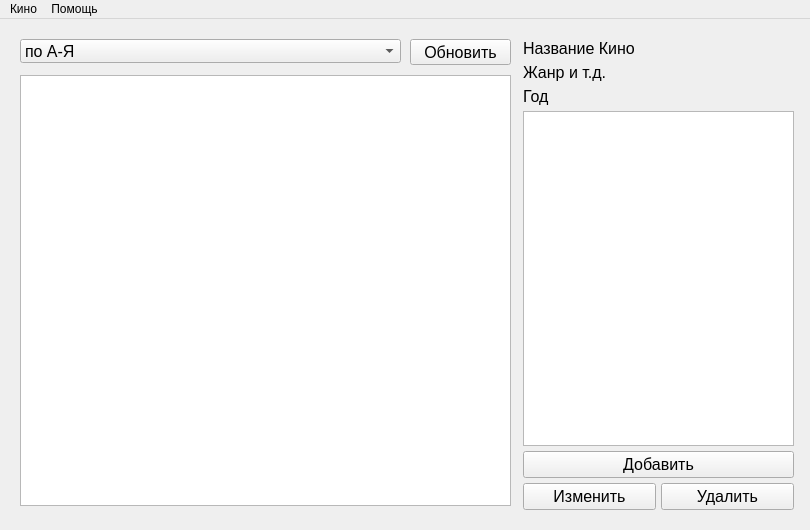
<?xml version="1.0" encoding="UTF-8"?>
<ui version="4.0">
 <class>MainWindow</class>
 <widget class="QMainWindow" name="MainWindow">
  <property name="geometry">
   <rect>
    <x>0</x>
    <y>0</y>
    <width>810</width>
    <height>530</height>
   </rect>
  </property>
  <property name="sizePolicy">
   <sizepolicy hsizetype="Maximum" vsizetype="Maximum">
    <horstretch>0</horstretch>
    <verstretch>0</verstretch>
   </sizepolicy>
  </property>
  <property name="focusPolicy">
   <enum>Qt::NoFocus</enum>
  </property>
  <property name="windowTitle">
   <string>Кинотека</string>
  </property>
  <widget class="QWidget" name="centralwidget">
   <property name="sizePolicy">
    <sizepolicy hsizetype="Fixed" vsizetype="Fixed">
     <horstretch>0</horstretch>
     <verstretch>0</verstretch>
    </sizepolicy>
   </property>
   <widget class="QWidget" name="widget" native="true">
    <property name="geometry">
     <rect>
      <x>10</x>
      <y>10</y>
      <width>791</width>
      <height>491</height>
     </rect>
    </property>
    <property name="sizePolicy">
     <sizepolicy hsizetype="Fixed" vsizetype="Fixed">
      <horstretch>0</horstretch>
      <verstretch>0</verstretch>
     </sizepolicy>
    </property>
    <property name="font">
     <font>
      <family>Arial</family>
      <pointsize>12</pointsize>
     </font>
    </property>
    <widget class="QComboBox" name="sort3">
     <property name="geometry">
      <rect>
       <x>10</x>
       <y>10</y>
       <width>381</width>
       <height>24</height>
      </rect>
     </property>
     <property name="sizePolicy">
      <sizepolicy hsizetype="Fixed" vsizetype="Preferred">
       <horstretch>0</horstretch>
       <verstretch>0</verstretch>
      </sizepolicy>
     </property>
     <property name="font">
      <font>
       <family>Arial</family>
       <pointsize>12</pointsize>
      </font>
     </property>
     <item>
      <property name="text">
       <string>по А-Я</string>
      </property>
     </item>
     <item>
      <property name="text">
       <string>по Я-А</string>
      </property>
     </item>
     <item>
      <property name="text">
       <string>по жанру</string>
      </property>
     </item>
     <item>
      <property name="text">
       <string>по году</string>
      </property>
     </item>
    </widget>
    <widget class="QListWidget" name="listCinema">
     <property name="geometry">
      <rect>
       <x>10</x>
       <y>46</y>
       <width>491</width>
       <height>431</height>
      </rect>
     </property>
     <property name="sizePolicy">
      <sizepolicy hsizetype="Fixed" vsizetype="Expanding">
       <horstretch>0</horstretch>
       <verstretch>0</verstretch>
      </sizepolicy>
     </property>
     <property name="font">
      <font>
       <family>Arial</family>
       <pointsize>12</pointsize>
      </font>
     </property>
    </widget>
    <widget class="QPushButton" name="update_sort">
     <property name="geometry">
      <rect>
       <x>400</x>
       <y>10</y>
       <width>101</width>
       <height>26</height>
      </rect>
     </property>
     <property name="sizePolicy">
      <sizepolicy hsizetype="Fixed" vsizetype="Fixed">
       <horstretch>0</horstretch>
       <verstretch>0</verstretch>
      </sizepolicy>
     </property>
     <property name="text">
      <string>Обновить</string>
     </property>
    </widget>
    <widget class="QWidget" name="layoutWidget">
     <property name="geometry">
      <rect>
       <x>513</x>
       <y>10</y>
       <width>271</width>
       <height>471</height>
      </rect>
     </property>
     <layout class="QVBoxLayout" name="verticalLayout" stretch="0,0,0,0,0,0">
      <property name="spacing">
       <number>5</number>
      </property>
      <property name="sizeConstraint">
       <enum>QLayout::SetDefaultConstraint</enum>
      </property>
      <property name="leftMargin">
       <number>0</number>
      </property>
      <property name="topMargin">
       <number>0</number>
      </property>
      <property name="rightMargin">
       <number>0</number>
      </property>
      <item>
       <widget class="QLabel" name="nameCinema">
        <property name="sizePolicy">
         <sizepolicy hsizetype="Preferred" vsizetype="Fixed">
          <horstretch>0</horstretch>
          <verstretch>0</verstretch>
         </sizepolicy>
        </property>
        <property name="font">
         <font>
          <family>Arial</family>
          <pointsize>12</pointsize>
         </font>
        </property>
        <property name="text">
         <string>Название Кино</string>
        </property>
       </widget>
      </item>
      <item>
       <widget class="QLabel" name="genre">
        <property name="sizePolicy">
         <sizepolicy hsizetype="Preferred" vsizetype="Fixed">
          <horstretch>0</horstretch>
          <verstretch>0</verstretch>
         </sizepolicy>
        </property>
        <property name="text">
         <string>Жанр и т.д.</string>
        </property>
       </widget>
      </item>
      <item>
       <widget class="QLabel" name="year">
        <property name="sizePolicy">
         <sizepolicy hsizetype="Preferred" vsizetype="Fixed">
          <horstretch>0</horstretch>
          <verstretch>0</verstretch>
         </sizepolicy>
        </property>
        <property name="text">
         <string>Год</string>
        </property>
       </widget>
      </item>
      <item>
       <widget class="QPlainTextEdit" name="description"/>
      </item>
      <item>
       <widget class="QPushButton" name="button_create">
        <property name="text">
         <string>Добавить</string>
        </property>
       </widget>
      </item>
      <item>
       <layout class="QHBoxLayout" name="horizontalLayout">
        <property name="sizeConstraint">
         <enum>QLayout::SetDefaultConstraint</enum>
        </property>
        <item>
         <widget class="QPushButton" name="button_edit">
          <property name="text">
           <string>Изменить</string>
          </property>
         </widget>
        </item>
        <item>
         <widget class="QPushButton" name="button_delete">
          <property name="text">
           <string>Удалить</string>
          </property>
         </widget>
        </item>
       </layout>
      </item>
     </layout>
    </widget>
   </widget>
  </widget>
  <widget class="QMenuBar" name="menubar">
   <property name="geometry">
    <rect>
     <x>0</x>
     <y>0</y>
     <width>810</width>
     <height>21</height>
    </rect>
   </property>
   <widget class="QMenu" name="menu">
    <property name="title">
     <string>Кино</string>
    </property>
    <addaction name="addCinema"/>
    <addaction name="deleteCinema"/>
    <addaction name="editCinema"/>
   </widget>
   <widget class="QMenu" name="support">
    <property name="title">
     <string>Помощь</string>
    </property>
    <addaction name="about_programm"/>
   </widget>
   <addaction name="menu"/>
   <addaction name="support"/>
  </widget>
  <action name="addCinema">
   <property name="checkable">
    <bool>true</bool>
   </property>
   <property name="text">
    <string>Добавить кино</string>
   </property>
   <property name="shortcut">
    <string>Ctrl+A</string>
   </property>
   <property name="shortcutContext">
    <enum>Qt::WindowShortcut</enum>
   </property>
  </action>
  <action name="deleteCinema">
   <property name="text">
    <string>Удалить кино</string>
   </property>
   <property name="shortcut">
    <string>Ctrl+D</string>
   </property>
  </action>
  <action name="editCinema">
   <property name="text">
    <string>Редактировать кино</string>
   </property>
   <property name="shortcut">
    <string>Ctrl+E</string>
   </property>
  </action>
  <action name="about_programm">
   <property name="text">
    <string>О программе</string>
   </property>
   <property name="shortcut">
    <string>Ctrl+H</string>
   </property>
  </action>
 </widget>
 <resources/>
 <connections/>
</ui>
